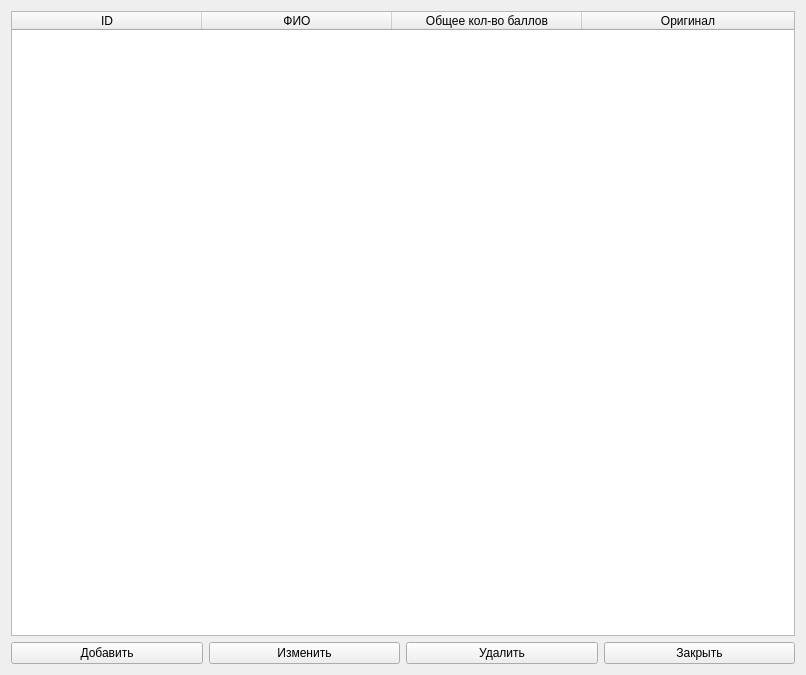
<?xml version="1.0" encoding="UTF-8"?>
<ui version="4.0">
 <class>Table</class>
 <widget class="QWidget" name="Table">
  <property name="geometry">
   <rect>
    <x>0</x>
    <y>0</y>
    <width>806</width>
    <height>675</height>
   </rect>
  </property>
  <property name="tabletTracking">
   <bool>false</bool>
  </property>
  <property name="acceptDrops">
   <bool>false</bool>
  </property>
  <property name="windowTitle">
   <string>Список абитуриентов</string>
  </property>
  <property name="layoutDirection">
   <enum>Qt::LeftToRight</enum>
  </property>
  <property name="autoFillBackground">
   <bool>true</bool>
  </property>
  <layout class="QGridLayout" name="gridLayout_2">
   <item row="0" column="0">
    <layout class="QGridLayout" name="gridLayout">
     <item row="1" column="3">
      <widget class="QPushButton" name="btnDelete">
       <property name="text">
        <string>Удалить</string>
       </property>
      </widget>
     </item>
     <item row="1" column="2">
      <widget class="QPushButton" name="btnUpdate">
       <property name="text">
        <string>Изменить</string>
       </property>
      </widget>
     </item>
     <item row="1" column="4">
      <widget class="QPushButton" name="btnClose">
       <property name="text">
        <string>Закрыть</string>
       </property>
      </widget>
     </item>
     <item row="1" column="1">
      <widget class="QPushButton" name="btnInsert">
       <property name="text">
        <string>Добавить</string>
       </property>
      </widget>
     </item>
     <item row="0" column="1" colspan="4">
      <widget class="QTableWidget" name="tableWidget">
       <property name="minimumSize">
        <size>
         <width>2</width>
         <height>0</height>
        </size>
       </property>
       <property name="layoutDirection">
        <enum>Qt::LeftToRight</enum>
       </property>
       <property name="autoFillBackground">
        <bool>false</bool>
       </property>
       <property name="frameShape">
        <enum>QFrame::StyledPanel</enum>
       </property>
       <property name="frameShadow">
        <enum>QFrame::Sunken</enum>
       </property>
       <property name="editTriggers">
        <set>QAbstractItemView::NoEditTriggers</set>
       </property>
       <property name="alternatingRowColors">
        <bool>true</bool>
       </property>
       <property name="selectionMode">
        <enum>QAbstractItemView::SingleSelection</enum>
       </property>
       <property name="selectionBehavior">
        <enum>QAbstractItemView::SelectRows</enum>
       </property>
       <property name="verticalScrollMode">
        <enum>QAbstractItemView::ScrollPerPixel</enum>
       </property>
       <property name="horizontalScrollMode">
        <enum>QAbstractItemView::ScrollPerPixel</enum>
       </property>
       <property name="gridStyle">
        <enum>Qt::SolidLine</enum>
       </property>
       <property name="sortingEnabled">
        <bool>true</bool>
       </property>
       <property name="rowCount">
        <number>0</number>
       </property>
       <property name="columnCount">
        <number>4</number>
       </property>
       <attribute name="horizontalHeaderVisible">
        <bool>true</bool>
       </attribute>
       <attribute name="horizontalHeaderCascadingSectionResizes">
        <bool>false</bool>
       </attribute>
       <attribute name="horizontalHeaderDefaultSectionSize">
        <number>190</number>
       </attribute>
       <attribute name="horizontalHeaderHighlightSections">
        <bool>true</bool>
       </attribute>
       <attribute name="horizontalHeaderShowSortIndicator" stdset="0">
        <bool>true</bool>
       </attribute>
       <attribute name="horizontalHeaderStretchLastSection">
        <bool>true</bool>
       </attribute>
       <attribute name="verticalHeaderVisible">
        <bool>false</bool>
       </attribute>
       <attribute name="verticalHeaderCascadingSectionResizes">
        <bool>false</bool>
       </attribute>
       <attribute name="verticalHeaderMinimumSectionSize">
        <number>45</number>
       </attribute>
       <attribute name="verticalHeaderDefaultSectionSize">
        <number>45</number>
       </attribute>
       <attribute name="verticalHeaderHighlightSections">
        <bool>false</bool>
       </attribute>
       <attribute name="verticalHeaderStretchLastSection">
        <bool>false</bool>
       </attribute>
       <column>
        <property name="text">
         <string>ID</string>
        </property>
       </column>
       <column>
        <property name="text">
         <string>ФИО</string>
        </property>
       </column>
       <column>
        <property name="text">
         <string>Общее кол-во баллов</string>
        </property>
       </column>
       <column>
        <property name="text">
         <string>Оригинал</string>
        </property>
       </column>
      </widget>
     </item>
    </layout>
   </item>
  </layout>
 </widget>
 <resources/>
 <connections/>
</ui>
